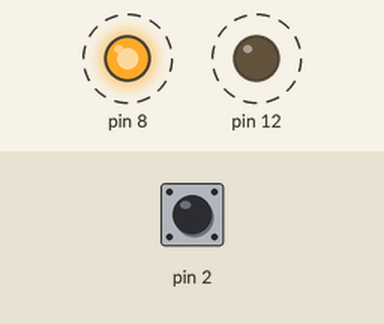
A sketch run on a simulated Arduino Uno, built with avr-gcc and run on an emulated ATmega328P. Parts: output pins drawn as LEDs (lit = HIGH). Dashed ring = blinking. Inputs (shaded band) come from the test bench; at power-on: pin 2 HIGH.

Above: at 1.05 s.
1.3 s: pin 2 pulled LOW for 3.2 s
At 1.3 s:
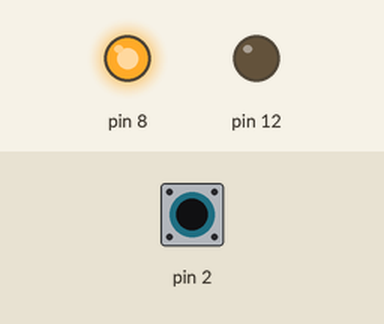
Timing chart, 0 to 12.3 s (numbered marks = the images above; inputs shaded):
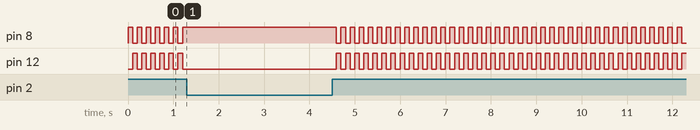

The sketch:

1.ino
```cpp
int lastRed_State=HIGH;
void setup()
{
  Serial.begin(9600);
  pinMode(2,INPUT_PULLUP);
  pinMode(8,OUTPUT);
  pinMode(12,OUTPUT);
  digitalWrite(8,HIGH);
  digitalWrite(12,LOW);
}

void loop()
{
  if(debounce(2)){
     SwapPins(8,12);
  }

 // delay(20);
}

void SwapPins(int pin1,int pin2)
{
  if(lastRed_State == HIGH){
       digitalWrite(pin1, LOW);
       digitalWrite(pin2,HIGH);
       lastRed_State=LOW;
  }
  else{
      digitalWrite(pin1, HIGH);
      digitalWrite(pin2,LOW);
      lastRed_State=HIGH;
     }
}

boolean debounce(int pin)
{
  boolean state;
  boolean lastButtonState;
  lastButtonState=digitalRead(pin);
  for(int i=0;i<10;i++){
    delay(10);
    state=digitalRead(pin);
    if(lastButtonState != state){
     i=0;
     lastButtonState=state;
    }
  }
  return state ;
}
```
